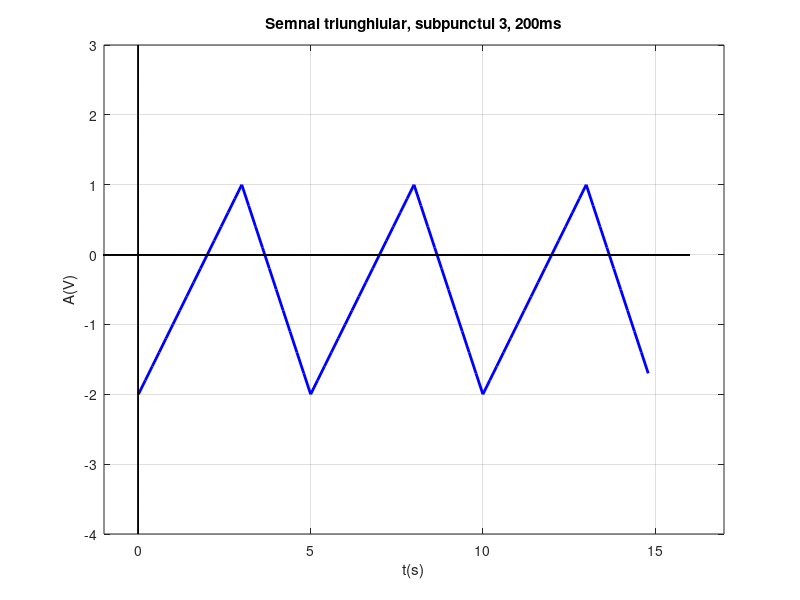

Reproduce this figure in MATLAB.
% In prima instanta vom afla graficul corespunzator unei perioade.
% Pornim graficul din punctul (0, -2) si
% panta+ egala cu 1, deci functia ce defineste prima dreapta de urcare este:
% f(x) = x - 2.
% Cum nivelul maxim este 1 (folosind functia f) =>
% primul punct de maxim este (3, 1)
% Cum perioada este de 5s, inseamna ca la secunda 5 semnalul trebuie sa fie
% inapoi la valoarea -2. Deci avem punctele (3, 1) si (5, -2) care
% determina functia:
% f(x) = -1.5x + 5.5
% folosind rationamente identice vom calcula toate functiile care intra in
% componenta graficului

% rezolutie temporara de 20ms
% lucram pe un timp de 15s, pt a ilustra 3 perioade de 5s

t = 0 : 0.2 : 15;
x = zeros(length(t));

% f(x) = x - 2 (urcare)
x(1 : 15) = t(1 : 15) - 2;

% f(x) = -1.5x + 5.5 (coborare)
x(16 : 25) = -1.5 * t(16 : 25) + 5.5;

% f(x) = x - 7 (urcare)
x(26 : 40) = t(26 : 40) - 7;

% f(x) = -1.5x + 13
x(41 : 50) = -1.5 * t(41 : 50) + 13;

% f(x) = x - 12
x(51 : 65) = t(51 : 65) - 12;

% f(x) = -1.5x + 20.5
x(66 : 75) = -1.5 * t(66 : 75) + 20.5;

% variabile utilizate pentru evidentierea axei x
xaxis_1 = -2 : 0.2 : 16;
xaxis_2 = zeros(length(xaxis_1));

% variabile utilizate pentru evidentierea axei y
yaxis_1 = -4 : 0.2 : 3;
yaxis_2 = zeros(length(yaxis_1));

% reprezentare grafica:
figure(1);
plot(t(1:75), x(1:75), '-b', 'LineWidth', 2.0);
title('Semnal triunghiular, subpunctul 3, 200ms');
hold on;
plot(xaxis_1, xaxis_2, '-k', 'LineWidth', 0.5);
plot(yaxis_2, yaxis_1, '-k', 'LineWidth', 0.5);
xlabel('t(s)');
ylabel('A(V)');
axis([-1 17 -4 3]);
grid;





